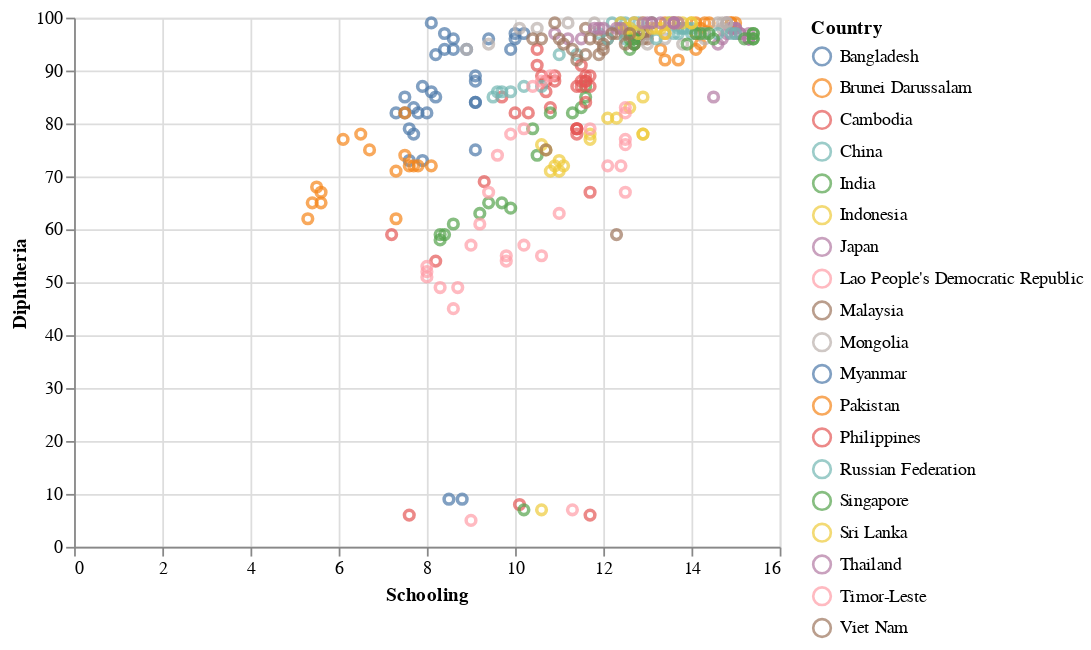

Source (notebook cell):
### Code cell
#Exploring data using descriptive statistics or visualisations to get to know the dataset and spot possible issues (such as outliers or typos)
#Identify and report issues with missing data
alt.Chart(FactorHealth1).mark_point().encode(
    x ='Schooling',
    y ='Diphtheria',
    color = 'Country'
)
#North Korea and South Korea are missing
#Few values below 10 --> decimal probably placed at the wrong point

### Figure 1 — Vega-Lite specification as saved in the notebook (floating-point values rounded to 4 significant figures; data arrays with more than 128 entries replaced by an {"elided": "..."} marker saying what was removed)
{"config": {"view": {"continuousWidth": 400, "continuousHeight": 300}}, "data": {"name": "data-5d7784e6133ec95ec4ff5e057c2af840"}, "mark": "point", "encoding": {"color": {"field": "Country", "type": "nominal"}, "x": {"field": "Schooling", "type": "quantitative"}, "y": {"field": "Diphtheria", "type": "quantitative"}}, "$schema": "https://vega.github.io/schema/vega-lite/v4.17.0.json", "datasets": {"data-5d7784e6133ec95ec4ff5e057c2af840": {"elided": "336 records"}}}
